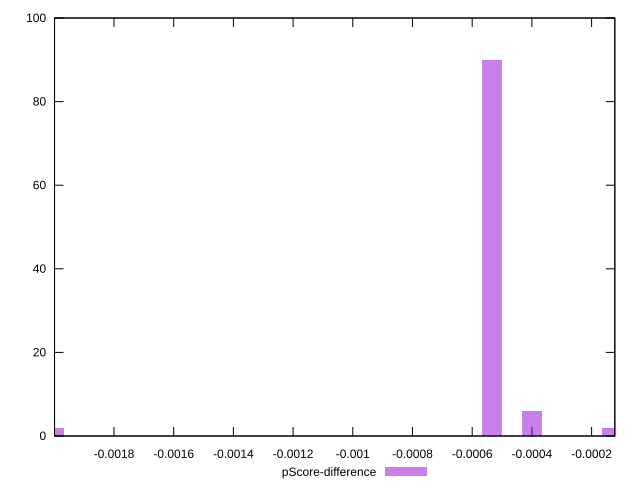

Reproduce this figure in gnuplot.
reset

$pScoreDifference <<EOF
-0.0005335747341510502 90
-0.00013339368353776254 2
-0.00040018105061328765 6
-0.002000905253066438 2
EOF

set key outside below
set boxwidth 0.00006669684176888127
set xrange [-0.001999144644548201:-0.0001221789047367583]
set yrange [0:100]
set trange [0:100]
set style fill transparent solid 0.5 noborder
set terminal svg size 640, 490 enhanced background rgb 'white'
set output "reports/report_00030_2021-02-24T20-42-31.540Z/cumulative-layout-shift/samples/music/pScore-difference/histogram.svg"

plot $pScoreDifference title "pScore-difference" with boxes

reset
